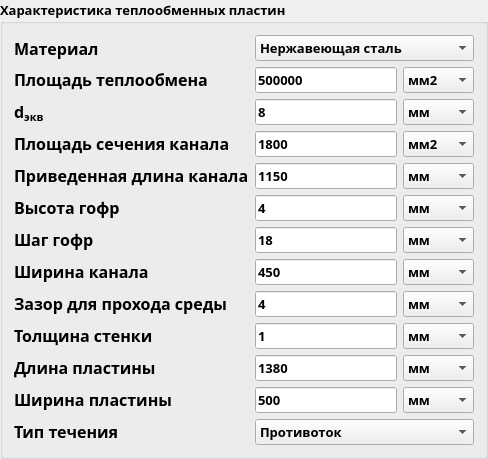
     <widget class="QGroupBox" name="groupBox_3">
      <property name="minimumSize">
       <size>
        <width>370</width>
        <height>370</height>
       </size>
      </property>
      <property name="font">
       <font>
        <family>Segoe UI Semibold</family>
        <pointsize>10</pointsize>
        <bold>true</bold>
       </font>
      </property>
      <property name="title">
       <string>Характеристика теплообменных пластин</string>
      </property>
      <layout class="QGridLayout" name="gridLayout_4">
       <item row="0" column="1" colspan="2">
        <widget class="QComboBox" name="cBox_material_heat_ex">
         <property name="minimumSize">
          <size>
           <width>50</width>
           <height>0</height>
          </size>
         </property>
         <property name="maximumSize">
          <size>
           <width>500</width>
           <height>16777215</height>
          </size>
         </property>
         <item>
          <property name="text">
           <string>Нержавеющая сталь</string>
          </property>
         </item>
         <item>
          <property name="text">
           <string>Алюминий</string>
          </property>
         </item>
         <item>
          <property name="text">
           <string>Титан</string>
          </property>
         </item>
         <item>
          <property name="text">
           <string>Медь</string>
          </property>
         </item>
        </widget>
       </item>
       <item row="5" column="0">
        <widget class="QLabel" name="label_16">
         <property name="text">
          <string>&lt;html&gt;&lt;head/&gt;&lt;body&gt;&lt;p&gt;&lt;span style=&quot; font-size:12pt;&quot;&gt;Высота гофр&lt;/span&gt;&lt;/p&gt;&lt;/body&gt;&lt;/html&gt;</string>
         </property>
        </widget>
       </item>
       <item row="12" column="0">
        <widget class="QLabel" name="label_21">
         <property name="text">
          <string>&lt;html&gt;&lt;head/&gt;&lt;body&gt;&lt;p&gt;&lt;span style=&quot; font-size:12pt;&quot;&gt;Тип течения&lt;/span&gt;&lt;/p&gt;&lt;/body&gt;&lt;/html&gt;</string>
         </property>
        </widget>
       </item>
       <item row="4" column="2">
        <widget class="QComboBox" name="dimension_length_chANNEL">
         <item>
          <property name="text">
           <string>мм</string>
          </property>
         </item>
         <item>
          <property name="text">
           <string>см</string>
          </property>
         </item>
         <item>
          <property name="text">
           <string>м</string>
          </property>
         </item>
        </widget>
       </item>
       <item row="3" column="1">
        <widget class="QLineEdit" name="line_F_channel">
         <property name="text">
          <string>1800</string>
         </property>
        </widget>
       </item>
       <item row="4" column="1">
        <widget class="QLineEdit" name="line_length_channel">
         <property name="text">
          <string>1150</string>
         </property>
        </widget>
       </item>
       <item row="7" column="1">
        <widget class="QLineEdit" name="line_width_channel">
         <property name="text">
          <string>450</string>
         </property>
        </widget>
       </item>
       <item row="1" column="2">
        <widget class="QComboBox" name="dimension_F">
         <property name="minimumSize">
          <size>
           <width>71</width>
           <height>0</height>
          </size>
         </property>
         <item>
          <property name="text">
           <string>мм2</string>
          </property>
         </item>
         <item>
          <property name="text">
           <string>см2</string>
          </property>
         </item>
         <item>
          <property name="text">
           <string>м2</string>
          </property>
         </item>
        </widget>
       </item>
       <item row="9" column="1">
        <widget class="QLineEdit" name="line_delt_wall">
         <property name="text">
          <string>1</string>
         </property>
        </widget>
       </item>
       <item row="2" column="0">
        <widget class="QLabel" name="label_20">
         <property name="text">
          <string>&lt;html&gt;&lt;head/&gt;&lt;body&gt;&lt;p&gt;&lt;span style=&quot; font-size:12pt;&quot;&gt;d&lt;/span&gt;&lt;span style=&quot; font-size:12pt; vertical-align:sub;&quot;&gt;экв&lt;/span&gt;&lt;/p&gt;&lt;/body&gt;&lt;/html&gt;</string>
         </property>
        </widget>
       </item>
       <item row="8" column="0">
        <widget class="QLabel" name="label_23">
         <property name="text">
          <string>&lt;html&gt;&lt;head/&gt;&lt;body&gt;&lt;p&gt;&lt;span style=&quot; font-size:12pt;&quot;&gt;Зазор для прохода среды&lt;/span&gt;&lt;/p&gt;&lt;/body&gt;&lt;/html&gt;</string>
         </property>
        </widget>
       </item>
       <item row="10" column="1">
        <widget class="QLineEdit" name="line_length">
         <property name="text">
          <string>1380</string>
         </property>
        </widget>
       </item>
       <item row="5" column="1">
        <widget class="QLineEdit" name="line_h_gofr">
         <property name="text">
          <string>4</string>
         </property>
        </widget>
       </item>
       <item row="8" column="2">
        <widget class="QComboBox" name="dimension_gap">
         <item>
          <property name="text">
           <string>мм</string>
          </property>
         </item>
         <item>
          <property name="text">
           <string>см</string>
          </property>
         </item>
         <item>
          <property name="text">
           <string>м</string>
          </property>
         </item>
        </widget>
       </item>
       <item row="5" column="2">
        <widget class="QComboBox" name="dimension_h_gofr">
         <item>
          <property name="text">
           <string>мм</string>
          </property>
         </item>
         <item>
          <property name="text">
           <string>см</string>
          </property>
         </item>
         <item>
          <property name="text">
           <string>м</string>
          </property>
         </item>
        </widget>
       </item>
       <item row="3" column="0">
        <widget class="QLabel" name="label_6">
         <property name="text">
          <string>&lt;html&gt;&lt;head/&gt;&lt;body&gt;&lt;p&gt;&lt;span style=&quot; font-size:12pt;&quot;&gt;Площадь сечения канала&lt;/span&gt;&lt;/p&gt;&lt;/body&gt;&lt;/html&gt;</string>
         </property>
        </widget>
       </item>
       <item row="2" column="1">
        <widget class="QLineEdit" name="line_d_eq">
         <property name="text">
          <string>8</string>
         </property>
        </widget>
       </item>
       <item row="9" column="0">
        <widget class="QLabel" name="label_17">
         <property name="text">
          <string>&lt;html&gt;&lt;head/&gt;&lt;body&gt;&lt;p&gt;&lt;span style=&quot; font-size:12pt;&quot;&gt;Толщина стенки&lt;/span&gt;&lt;/p&gt;&lt;/body&gt;&lt;/html&gt;</string>
         </property>
        </widget>
       </item>
       <item row="6" column="2">
        <widget class="QComboBox" name="dimension_step_gofr">
         <item>
          <property name="text">
           <string>мм</string>
          </property>
         </item>
         <item>
          <property name="text">
           <string>см</string>
          </property>
         </item>
         <item>
          <property name="text">
           <string>м</string>
          </property>
         </item>
        </widget>
       </item>
       <item row="7" column="2">
        <widget class="QComboBox" name="dimension_wigth_channel">
         <item>
          <property name="text">
           <string>мм</string>
          </property>
         </item>
         <item>
          <property name="text">
           <string>см</string>
          </property>
         </item>
         <item>
          <property name="text">
           <string>м</string>
          </property>
         </item>
        </widget>
       </item>
       <item row="10" column="2">
        <widget class="QComboBox" name="dimension_length">
         <item>
          <property name="text">
           <string>мм</string>
          </property>
         </item>
         <item>
          <property name="text">
           <string>см</string>
          </property>
         </item>
         <item>
          <property name="text">
           <string>м</string>
          </property>
         </item>
        </widget>
       </item>
       <item row="11" column="0">
        <widget class="QLabel" name="label_25">
         <property name="text">
          <string>&lt;html&gt;&lt;head/&gt;&lt;body&gt;&lt;p&gt;&lt;span style=&quot; font-size:12pt;&quot;&gt;Ширина пластины&lt;/span&gt;&lt;/p&gt;&lt;/body&gt;&lt;/html&gt;</string>
         </property>
        </widget>
       </item>
       <item row="0" column="0">
        <widget class="QLabel" name="label_15">
         <property name="font">
          <font>
           <family>Segoe UI Semibold</family>
           <pointsize>12</pointsize>
           <bold>true</bold>
          </font>
         </property>
         <property name="text">
          <string>Материал</string>
         </property>
        </widget>
       </item>
       <item row="4" column="0">
        <widget class="QLabel" name="label_11">
         <property name="text">
          <string>&lt;html&gt;&lt;head/&gt;&lt;body&gt;&lt;p&gt;&lt;span style=&quot; font-size:12pt;&quot;&gt;Приведенная длина канала&lt;/span&gt;&lt;/p&gt;&lt;/body&gt;&lt;/html&gt;</string>
         </property>
        </widget>
       </item>
       <item row="2" column="2">
        <widget class="QComboBox" name="dimension_d_eq">
         <item>
          <property name="text">
           <string>мм</string>
          </property>
         </item>
         <item>
          <property name="text">
           <string>см</string>
          </property>
         </item>
         <item>
          <property name="text">
           <string>м</string>
          </property>
         </item>
        </widget>
       </item>
       <item row="8" column="1">
        <widget class="QLineEdit" name="line_gap">
         <property name="text">
          <string>4</string>
         </property>
        </widget>
       </item>
       <item row="11" column="2">
        <widget class="QComboBox" name="dimension_wigth">
         <item>
          <property name="text">
           <string>мм</string>
          </property>
         </item>
         <item>
          <property name="text">
           <string>см</string>
          </property>
         </item>
         <item>
          <property name="text">
           <string>м</string>
          </property>
         </item>
        </widget>
       </item>
       <item row="9" column="2">
        <widget class="QComboBox" name="dimension_delt_wall">
         <item>
          <property name="text">
           <string>мм</string>
          </property>
         </item>
         <item>
          <property name="text">
           <string>см</string>
          </property>
         </item>
         <item>
          <property name="text">
           <string>м</string>
          </property>
         </item>
        </widget>
       </item>
       <item row="6" column="1">
        <widget class="QLineEdit" name="line_step_gofr">
         <property name="text">
          <string>18</string>
         </property>
        </widget>
       </item>
       <item row="1" column="0">
        <widget class="QLabel" name="label_18">
         <property name="text">
          <string>&lt;html&gt;&lt;head/&gt;&lt;body&gt;&lt;p&gt;&lt;span style=&quot; font-size:12pt;&quot;&gt;Площадь теплообмена&lt;/span&gt;&lt;/p&gt;&lt;/body&gt;&lt;/html&gt;</string>
         </property>
        </widget>
       </item>
       <item row="1" column="1">
        <widget class="QLineEdit" name="line_F_heat">
         <property name="text">
          <string>500000</string>
         </property>
        </widget>
       </item>
       <item row="6" column="0">
        <widget class="QLabel" name="label_19">
         <property name="text">
          <string>&lt;html&gt;&lt;head/&gt;&lt;body&gt;&lt;p&gt;&lt;span style=&quot; font-size:12pt;&quot;&gt;Шаг гофр&lt;/span&gt;&lt;/p&gt;&lt;/body&gt;&lt;/html&gt;</string>
         </property>
        </widget>
       </item>
       <item row="12" column="1" colspan="2">
        <widget class="QComboBox" name="cBox_current_type">
         <item>
          <property name="text">
           <string>Противоток</string>
          </property>
         </item>
         <item>
          <property name="text">
           <string>Перекрестный ток</string>
          </property>
         </item>
         <item>
          <property name="text">
           <string>Прямоток</string>
          </property>
         </item>
        </widget>
       </item>
       <item row="3" column="2">
        <widget class="QComboBox" name="dimension_F_channel">
         <item>
          <property name="text">
           <string>мм2</string>
          </property>
         </item>
         <item>
          <property name="text">
           <string>см2</string>
          </property>
         </item>
         <item>
          <property name="text">
           <string>м2</string>
          </property>
         </item>
        </widget>
       </item>
       <item row="7" column="0">
        <widget class="QLabel" name="label_22">
         <property name="text">
          <string>&lt;html&gt;&lt;head/&gt;&lt;body&gt;&lt;p&gt;&lt;span style=&quot; font-size:12pt;&quot;&gt;Ширина канала&lt;/span&gt;&lt;/p&gt;&lt;/body&gt;&lt;/html&gt;</string>
         </property>
        </widget>
       </item>
       <item row="10" column="0">
        <widget class="QLabel" name="label_24">
         <property name="text">
          <string>&lt;html&gt;&lt;head/&gt;&lt;body&gt;&lt;p&gt;&lt;span style=&quot; font-size:12pt;&quot;&gt;Длина пластины&lt;/span&gt;&lt;/p&gt;&lt;/body&gt;&lt;/html&gt;</string>
         </property>
        </widget>
       </item>
       <item row="11" column="1">
        <widget class="QLineEdit" name="line_width">
         <property name="text">
          <string>500</string>
         </property>
        </widget>
       </item>
      </layout>
     </widget>
